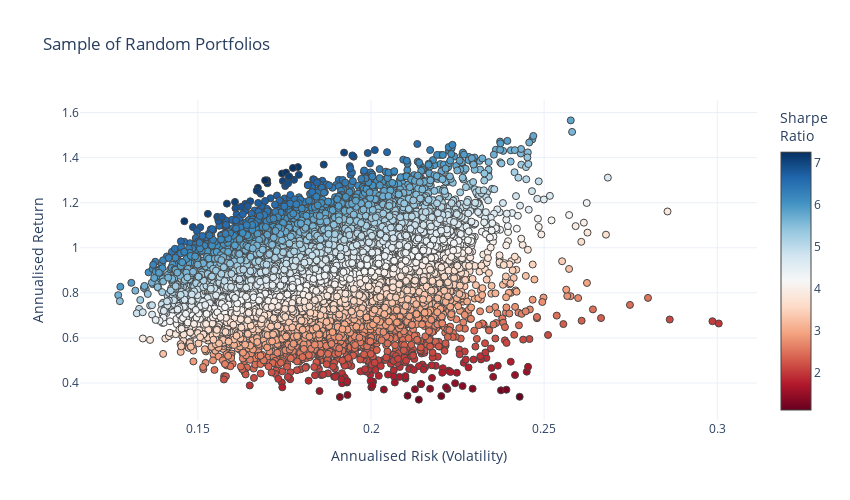

Notebook source saved alongside this figure:
### Code cell
#-- Get annualised mean returns
mus = (1+e_daily_returns.mean())**252 - 1

#-- Get covariances
#- Multiply by 252 to annualise it (square root time for volatility but no square root for variance)
#- Note: 252 trading days in a year
#- https://quant.stackexchange.com/questions/4753/annualized-covariance
cov = e_daily_returns.cov()*252

#- How many assests to include in each portfolio
n_assets = 4
#-- How many portfolios to generate
n_portfolios = 10000

#-- Initialize empty list to store mean-variance pairs for plotting
mean_variance_pairs = []

np.random.seed(75)
#-- Loop through and generate lots of random portfolios
for i in range(n_portfolios):
    #- Choose assets randomly without replacement
    assets = np.random.choice(list(e_daily_returns.columns), n_assets, replace=False)
    #- Choose weights randomly
    weights = np.random.rand(n_assets)
    #- Ensure weights sum to 1
    weights = weights/sum(weights)

    #-- Loop over asset pairs and compute portfolio return and variance
    #- https://quant.stackexchange.com/questions/43442/portfolio-variance-explanation-for-equation-investments-by-zvi-bodie
    portfolio_E_Variance = 0
    portfolio_E_Return = 0
    for i in range(len(assets)):
        portfolio_E_Return += weights[i] * mus.loc[assets[i]]
        for j in range(len(assets)):
            #-- Add variance/covariance for each asset pair
            #- Note that when i==j this adds the variance
            portfolio_E_Variance += weights[i] * weights[j] * cov.loc[assets[i], assets[j]]
            
    #-- Add the mean/variance pairs to a list for plotting
    mean_variance_pairs.append([portfolio_E_Return, portfolio_E_Variance])

#-- Plot the risk vs. return of randomly generated portfolios
#-- Convert the list from before into an array for easy plotting
mean_variance_pairs = np.array(mean_variance_pairs)

risk_free_rate=0.07 #-- Include risk free rate here

fig = go.Figure()
fig.add_trace(go.Scatter(x=mean_variance_pairs[:,1]**0.5, y=mean_variance_pairs[:,0], 
                      marker=dict(color=(mean_variance_pairs[:,0]-risk_free_rate)/(mean_variance_pairs[:,1]**0.5), 
                                  showscale=True, 
                                  size=7,
                                  line=dict(width=1),
                                  colorscale="RdBu",
                                  colorbar=dict(title="Sharpe<br>Ratio")
                                 ), 
                      mode='markers'))
fig.update_layout(template='plotly_white',
                  xaxis=dict(title='Annualised Risk (Volatility)'),
                  yaxis=dict(title='Annualised Return'),
                  title='Sample of Random Portfolios',
                  width=850,
                  height=500)
fig.update_xaxes(range=[0.18, 0.32])
fig.update_yaxes(range=[0.02,0.27])
fig.update_layout(coloraxis_colorbar=dict(title="Sharpe Ratio"))

### Figure 1 — Plotly figure (JSON) as saved in the notebook; plotly's stock layout.template omitted (floating-point values rounded to 4 significant figures; data arrays with more than 128 entries replaced by an {"elided": "..."} marker saying what was removed)
{"data": [{"marker": {"color": {"elided": "10000 float values"}, "colorbar": {"title": {"text": "Sharpe<br>Ratio"}}, "colorscale": [[0, "rgb(103,0,31)"], [0.1, "rgb(178,24,43)"], [0.2, "rgb(214,96,77)"], [0.3, "rgb(244,165,130)"], [0.4, "rgb(253,219,199)"], [0.5, "rgb(247,247,247)"], [0.6, "rgb(209,229,240)"], [0.7, "rgb(146,197,222)"], [0.8, "rgb(67,147,195)"], [0.9, "rgb(33,102,172)"], [1, "rgb(5,48,97)"]], "line": {"width": 1}, "showscale": true, "size": 7}, "mode": "markers", "type": "scatter", "x": {"elided": "10000 float values"}, "y": {"elided": "10000 float values"}}], "layout": {"coloraxis": {"colorbar": {"title": {"text": "Sharpe Ratio"}}}, "height": 500, "title": {"text": "Sample of Random Portfolios"}, "width": 850, "xaxis": {"autorange": true, "range": [0.116, 0.3115], "title": {"text": "Annualised Risk (Volatility)"}, "type": "linear"}, "yaxis": {"autorange": true, "range": [0.2358, 1.656], "title": {"text": "Annualised Return"}, "type": "linear"}}}
